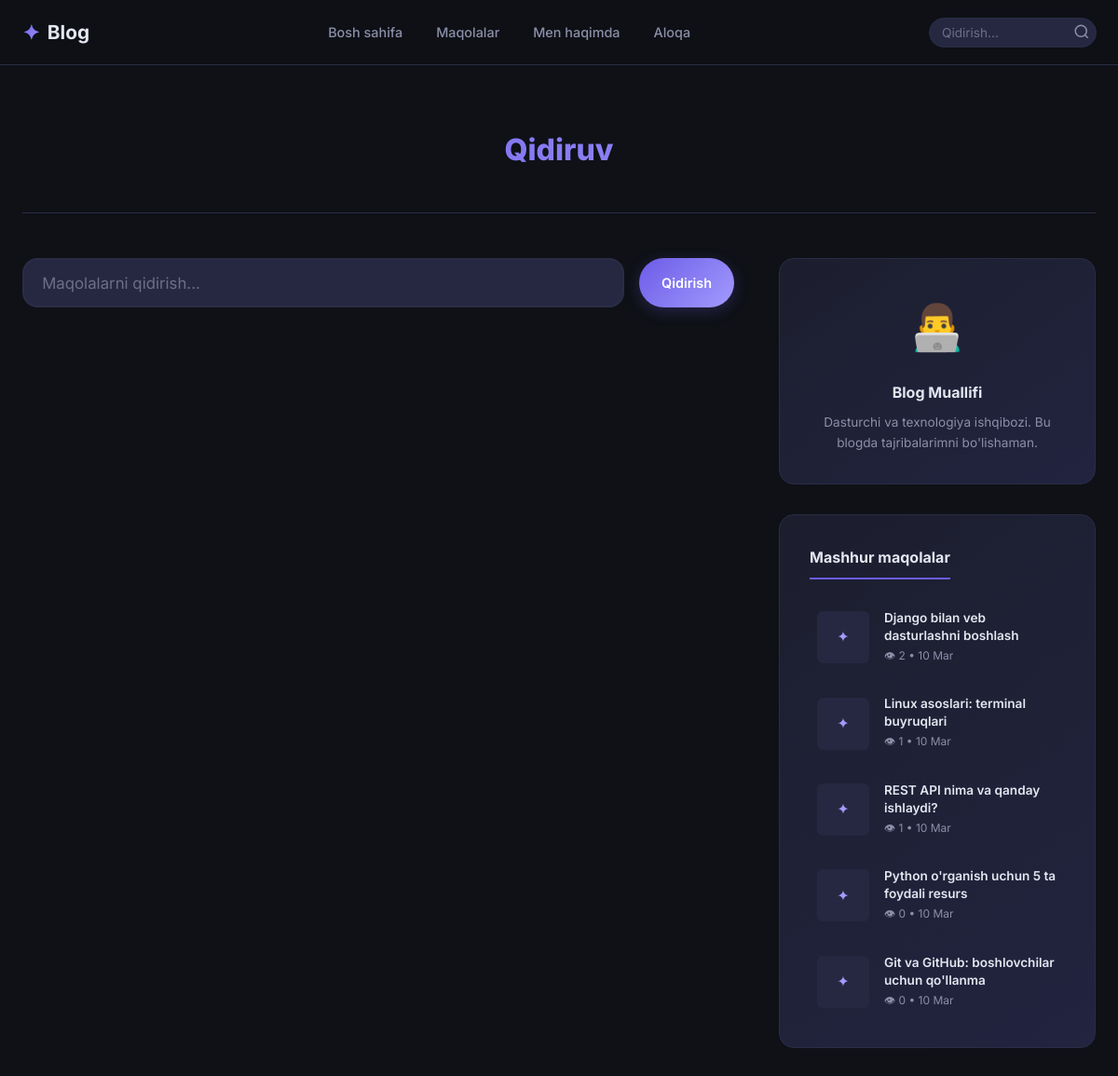
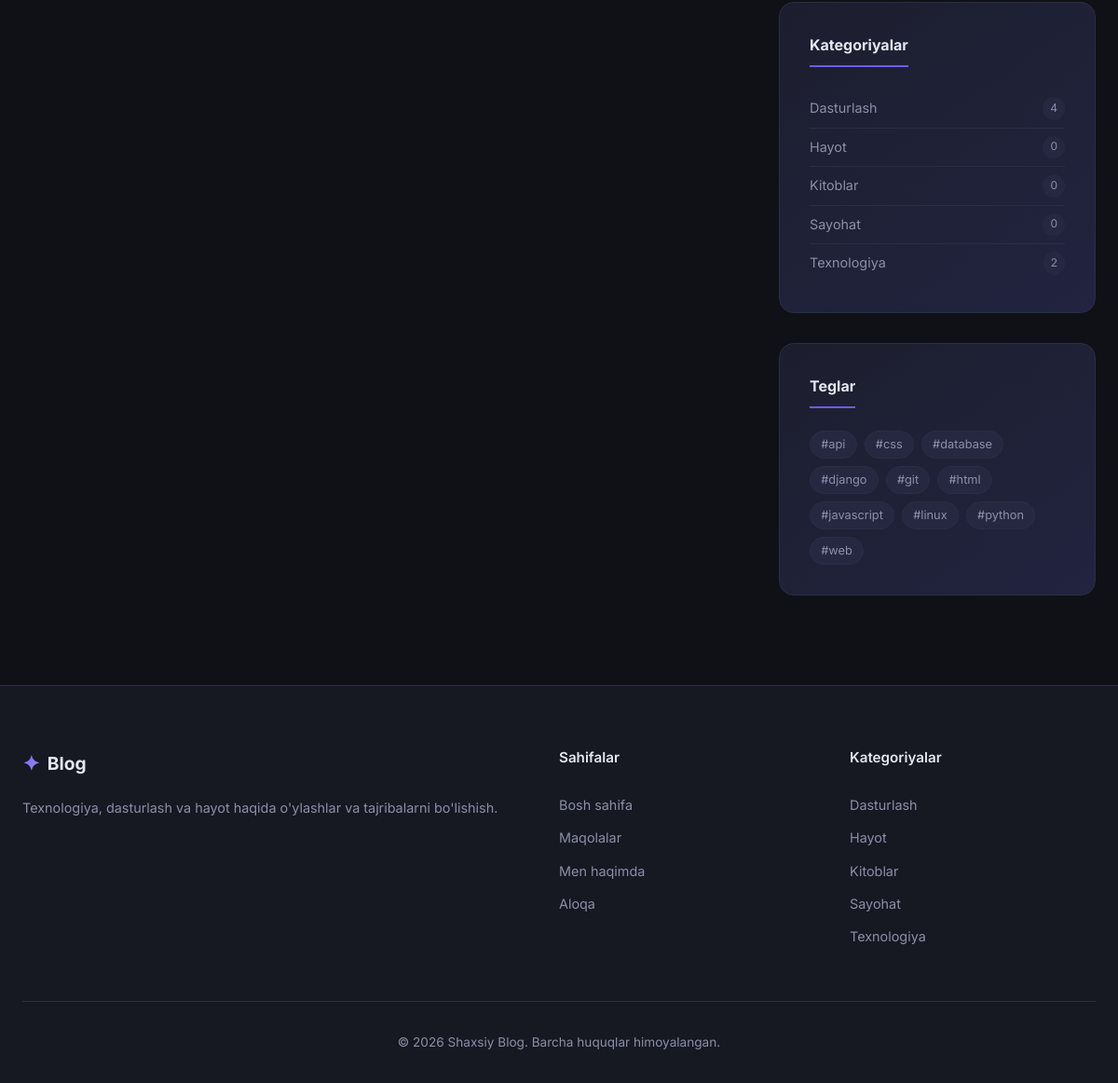
The app's page /search/ with its own data (2 pictures, top to bottom).
### blog/models.py (models this page shows, shortened)
class Post(models.Model):
    STATUS_CHOICES = (
        ('draft', 'Qoralama'),
        ('published', 'Nashr etilgan'),
    )
    title = models.CharField(max_length=200, verbose_name="Sarlavha")
    slug = models.SlugField(unique=True, verbose_name="Slug")
    content = models.TextField(verbose_name="Asosiy matn")
    excerpt = models.TextField(verbose_name="Qisqa tavsif", help_text="Maqolalar ro'yxatida ko'rsatiladi")
    category = models.ForeignKey(Category, on_delete=models.SET_NULL, null=True, related_name='posts', verbose_name="Kategoriya")
    tags = models.ManyToManyField(Tag, blank=True, related_name='posts', verbose_name="Teglar")
    image = models.ImageField(upload_to='posts/%Y/%m/', blank=True, null=True, verbose_name="Muqova rasmi")
    status = models.CharField(max_length=10, choices=STATUS_CHOICES, default='draft', verbose_name="Holati")
    is_pinned = models.BooleanField(default=False, verbose_name="Pinlangan")
    view_count = models.PositiveIntegerField(default=0, verbose_name="Ko'rishlar soni")
    created_at = models.DateTimeField(auto_now_add=True, verbose_name="Yaratilgan sana")
    updated_at = models.DateTimeField(auto_now=True, verbose_name="Yangilangan sana")
    class Meta:
        verbose_name = "Maqola"
        verbose_name_plural = "Maqolalar"
        ordering = ['-created_at']
    def get_absolute_url(self):
        return reverse('blog:post_detail', kwargs={'slug': self.slug})

class Category(models.Model):
    name = models.CharField(max_length=100, verbose_name="Kategoriya nomi")
    slug = models.SlugField(unique=True, verbose_name="Slug")
    description = models.TextField(blank=True, verbose_name="Tavsif")
    class Meta:
        verbose_name = "Kategoriya"
        verbose_name_plural = "Kategoriyalar"
        ordering = ['name']
    def get_absolute_url(self):
        return reverse('blog:category', kwargs={'slug': self.slug})
    def post_count(self):
        return self.posts.filter(status='published').count()

class Tag(models.Model):
    name = models.CharField(max_length=50, verbose_name="Teg nomi")
    slug = models.SlugField(unique=True, verbose_name="Slug")
    class Meta:
        verbose_name = "Teg"
        verbose_name_plural = "Teglar"
        ordering = ['name']
    def get_absolute_url(self):
        return reverse('blog:tag', kwargs={'slug': self.slug})

### blog/views.py (the view)
# urls.py: path('search/', views.search_view, name='search'),
def search_view(request):
    form = SearchForm(request.GET or None)
    results = []
    query = ''
    if form.is_valid():
        query = form.cleaned_data['q']
        results = Post.objects.filter(
            Q(title__icontains=query) | Q(content__icontains=query),
            status='published'
        )
    paginator = Paginator(results, settings.POSTS_PER_PAGE)
    page = request.GET.get('page')
    results = paginator.get_page(page)
    context = {
        'form': form,
        'results': results,
        'query': query,
        'page_title': f"Qidiruv: {query} — {settings.BLOG_TITLE}" if query else f"Qidiruv — {settings.BLOG_TITLE}",
        'meta_description': f"'{query}' bo'yicha qidiruv natijalari" if query else "Blog bo'yicha qidiruv",
    }
    return render(request, 'blog/search.html', context)

### blog/forms.py
class SearchForm(forms.Form):
    q = forms.CharField(
        max_length=200,
        widget=forms.TextInput(attrs={
            'class': 'search-input',
            'placeholder': 'Qidirish...',
            'autocomplete': 'off',
        })
    )

### blog/context_processors.py (called while the page is built)
def sidebar_context(request):
    return {
        'sidebar_categories': Category.objects.all()[:10],
        'sidebar_tags': Tag.objects.all()[:20],
        'sidebar_popular_posts': Post.objects.filter(
            status='published'
        ).order_by('-view_count')[:5],
    }

### templates/blog/search.html (shortened to what this page needs)
{% extends 'base.html' %}
{% block content %}
<section class="section">
    <div class="container">
        <div class="page-header">
            <h1 class="page-title">Qidiruv</h1>
        </div>
        <div class="content-layout">
            <div class="content-main">
                <form action="{% url 'blog:search' %}" method="get" class="search-form-page">
                    <div class="search-wrapper">
                        <input type="text" name="q" value="{{ query }}" placeholder="Maqolalarni qidirish..."
                            class="search-input-lg" autofocus>
                        <button type="submit" class="btn btn-primary">Qidirish</button>
                    </div>
                </form>
            </div>
            {% include 'blog/includes/sidebar.html' %}
        </div>
    </div>
</section>
{% endblock %}

### templates/base.html (shortened to what this page needs)
{% load static %}
<!DOCTYPE html>
<html lang="uz">
<head>
    <link rel="stylesheet" href="https://cdnjs.cloudflare.com/ajax/libs/highlight.js/11.9.0/styles/atom-one-dark.min.css">
    <link rel="stylesheet" href="{% static 'css/style.css' %}">
</head>
<body>
    <nav class="navbar" id="navbar">
        <div class="container navbar-content">
            <a href="{% url 'blog:home' %}" class="navbar-brand">
                <span class="brand-icon">✦</span>
                <span class="brand-text">Blog</span>
            </a>
            <ul class="navbar-nav" id="navbarNav">
                <li><a href="{% url 'blog:home' %}" class="nav-link {% if request.resolver_match.url_name == 'home' %}active{% endif %}">Bosh sahifa</a></li>
                <li><a href="{% url 'blog:post_list' %}" class="nav-link {% if request.resolver_match.url_name == 'post_list' %}active{% endif %}">Maqolalar</a></li>
                <li><a href="{% url 'blog:about' %}" class="nav-link {% if request.resolver_match.url_name == 'about' %}active{% endif %}">Men haqimda</a></li>
                <li><a href="{% url 'blog:contact' %}" class="nav-link {% if request.resolver_match.url_name == 'contact' %}active{% endif %}">Aloqa</a></li>
            </ul>
            <div class="navbar-search">
                <form action="{% url 'blog:search' %}" method="get" class="search-form-nav">
                    <input type="text" name="q" placeholder="Qidirish..." class="search-input-nav" value="{{ request.GET.q|default:'' }}">
                    <button type="submit" class="search-btn-nav">
                        <svg width="18" height="18" viewBox="0 0 24 24" fill="none" stroke="currentColor" stroke-width="2"><circle cx="11" cy="11" r="8"/><path d="m21 21-4.35-4.35"/></svg>
                    </button>
                </form>
            </div>
        </div>
    </nav>
    <main class="main-content">
        {% block content %}{% endblock %}
    </main>
    <footer class="footer">
        <div class="container">
            <div class="footer-grid">
                <div class="footer-about">
                    <a href="{% url 'blog:home' %}" class="footer-brand">
                        <span class="brand-icon">✦</span>
                        <span>Blog</span>
                    </a>
                    <p>Texnologiya, dasturlash va hayot haqida o'ylashlar va tajribalarni bo'lishish.</p>
                </div>
                <div class="footer-links">
                    <h4>Sahifalar</h4>
                    <ul>
                        <li><a href="{% url 'blog:home' %}">Bosh sahifa</a></li>
                        <li><a href="{% url 'blog:post_list' %}">Maqolalar</a></li>
                        <li><a href="{% url 'blog:about' %}">Men haqimda</a></li>
                        <li><a href="{% url 'blog:contact' %}">Aloqa</a></li>
                    </ul>
                </div>
                <div class="footer-categories">
                    <h4>Kategoriyalar</h4>
                    <ul>
                        {% for cat in sidebar_categories|slice:":5" %}
                        <li><a href="{{ cat.get_absolute_url }}">{{ cat.name }}</a></li>
                        {% empty %}
                        <li>Hali kategoriyalar yo'q</li>
                        {% endfor %}
                    </ul>
                </div>
            </div>
            <div class="footer-bottom">
                <p>&copy; 2026 Shaxsiy Blog. Barcha huquqlar himoyalangan.</p>
            </div>
        </div>
    </footer>
</body>
</html>

### templates/blog/includes/sidebar.html
<aside class="sidebar">
    <div class="sidebar-widget">
        <div class="widget-author">
            <div class="author-avatar">👨‍💻</div>
            <h4>Blog Muallifi</h4>
            <p>Dasturchi va texnologiya ishqibozi. Bu blogda tajribalarimni bo'lishaman.</p>
        </div>
    </div>
    {% if sidebar_popular_posts %}
    <div class="sidebar-widget">
        <h3 class="widget-title">Mashhur maqolalar</h3>
        <div class="widget-posts">
            {% for post in sidebar_popular_posts %}
            <a href="{{ post.get_absolute_url }}" class="widget-post-item">
                {% if post.image %}
                <img src="{{ post.image.url }}" alt="{{ post.title }}" class="widget-post-img" loading="lazy">
                {% else %}
                <div class="widget-post-img widget-post-placeholder">✦</div>
                {% endif %}
                <div class="widget-post-info">
                    <span class="widget-post-title">{{ post.title|truncatewords:8 }}</span>
                    <span class="widget-post-meta">👁 {{ post.view_count }} • {{ post.created_at|date:"d M" }}</span>
                </div>
            </a>
            {% endfor %}
        </div>
    </div>
    {% endif %}
    {% if sidebar_categories %}
    <div class="sidebar-widget">
        <h3 class="widget-title">Kategoriyalar</h3>
        <ul class="widget-categories">
            {% for cat in sidebar_categories %}
            <li>
                <a href="{{ cat.get_absolute_url }}">
                    <span>{{ cat.name }}</span>
                    <span class="cat-count">{{ cat.post_count }}</span>
                </a>
            </li>
            {% endfor %}
        </ul>
    </div>
    {% endif %}
    {% if sidebar_tags %}
    <div class="sidebar-widget">
        <h3 class="widget-title">Teglar</h3>
        <div class="tags-cloud">
            {% for tag in sidebar_tags %}
            <a href="{{ tag.get_absolute_url }}" class="tag-cloud-item">#{{ tag.name }}</a>
            {% endfor %}
        </div>
    </div>
    {% endif %}
</aside>

### records on screen
Post: title "Django bilan veb dasturlashni boshlash", view_count "2", created_at "10 Mar"
Post: title "Linux asoslari: terminal buyruqlari", view_count "1", created_at "10 Mar"
Post: title "REST API nima va qanday ishlaydi?", view_count "1", created_at "10 Mar"
Post: title "Python o'rganish uchun 5 ta foydali resurs", view_count "0", created_at "10 Mar"
Post: title "Git va GitHub: boshlovchilar uchun qo'llanma", view_count "0", created_at "10 Mar"
Category: name "Dasturlash", post_count "4"
Category: name "Hayot", post_count "0"
Category: name "Kitoblar", post_count "0"
Category: name "Sayohat", post_count "0"
Category: name "Texnologiya", post_count "2"
Tag: name "api"
Tag: name "css"
Tag: name "database"
Tag: name "django"
Tag: name "git"
Tag: name "html"
Tag: name "javascript"
Tag: name "linux"
Tag: name "python"
Tag: name "web"
